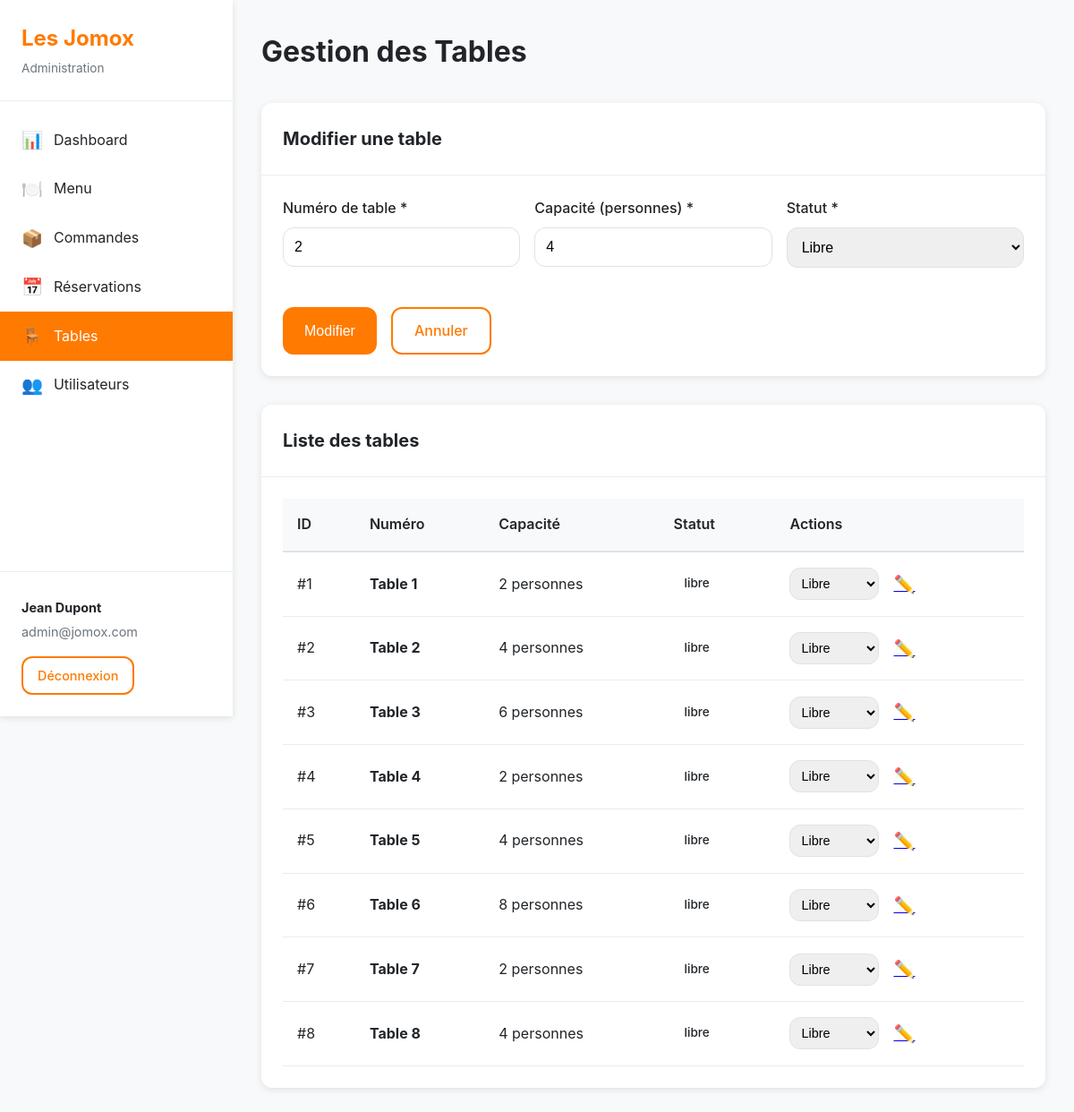
Page /admin/tables.php?edit=2 (signed in) on the committed database.
### tables this page shows
CREATE TABLE table_restaurant (
    id INT AUTO_INCREMENT PRIMARY KEY,
    numero INT NOT NULL UNIQUE,
    capacite INT NOT NULL,
    statut VARCHAR(50) DEFAULT 'libre',
    INDEX idx_numero (numero),
    INDEX idx_statut (statut)
);

### admin/tables.php (the view, shortened to what this page needs)
<?php
require_once __DIR__ . '/includes/functions.php';
$pdo = getPDO();
$editTable = null;
if (isset($_GET['edit'])) {
    $id = intval($_GET['edit']);
    $stmt = $pdo->prepare('SELECT * FROM table_restaurant WHERE id = :id');
    $stmt->execute(['id' => $id]);
    $editTable = $stmt->fetch();
}
$tables = $pdo->query('SELECT * FROM table_restaurant ORDER BY numero')->fetchAll();
require_once __DIR__ . '/includes/header.php';
?>
<div class="card">
    <div class="card-header">
        <h2><?= $editTable ? 'Modifier une table' : 'Ajouter une table' ?></h2>
    </div>
    <div class="card-body">
        <form method="POST" class="form">
            <div class="form-row">
                <div class="form-group">
                    <label>Numéro de table *</label>
                    <input type="number" name="numero" value="<?= e($editTable['numero'] ?? '') ?>" min="1" required>
                </div>
                <div class="form-group">
                    <label>Capacité (personnes) *</label>
                    <input type="number" name="capacite" value="<?= e($editTable['capacite'] ?? '') ?>" min="1" required>
                </div>
                <div class="form-group">
                    <label>Statut *</label>
                    <select name="statut" required>
                        <option value="libre" <?= ($editTable['statut'] ?? 'libre') === 'libre' ? 'selected' : '' ?>>Libre</option>
                    </select>
                </div>
            </div>
            <div class="form-actions">
                <button type="submit" class="btn btn-primary"><?= $editTable ? 'Modifier' : 'Ajouter' ?></button>
                <?php if ($editTable): ?>
                    <a href="tables.php" class="btn btn-outline">Annuler</a>
                <?php endif; ?>
            </div>
        </form>
    </div>
</div>
<div class="card">
    <div class="card-header">
        <h2>Liste des tables</h2>
    </div>
    <div class="card-body">
        <div class="table-responsive">
            <table class="table">
                <thead>
                    <tr>
                        <th>ID</th>
                        <th>Numéro</th>
                        <th>Capacité</th>
                        <th>Statut</th>
                        <th>Actions</th>
                    </tr>
                </thead>
                <tbody>
                    <?php if (empty($tables)): ?>
                        <tr>
                            <td colspan="5" class="text-center text-muted">Aucune table enregistrée</td>
                        </tr>
                    <?php else: ?>
                        <?php foreach ($tables as $table): ?>
                            <tr>
                                <td>#<?= $table['id'] ?></td>
                                <td><strong>Table <?= $table['numero'] ?></strong></td>
                                <td><?= $table['capacite'] ?> personnes</td>
                                <td><?= getStatusBadge($table['statut']) ?></td>
                                <td>
                                    <div class="action-buttons">
                                        <form method="POST" class="form-inline">
                                            <select name="statut" class="form-select-sm" onchange="this.form.submit()">
                                                <option value="libre" <?= $table['statut'] === 'libre' ? 'selected' : '' ?>>Libre</option>
                                            </select>
                                        </form>
                                        <a href="?edit=<?= $table['id'] ?>" class="btn-icon" title="Modifier">✏️</a>
                                    </div>
                                </td>
                            </tr>
                        <?php endforeach; ?>
                    <?php endif; ?>
                </tbody>
            </table>
        </div>
    </div>
</div>
<?php require_once __DIR__ . '/includes/footer.php'; ?>

### admin/includes/functions.php (shortened to what this page needs)
<?php
function getStatusBadge($status) {
    $badges = [
        'en_attente' => '<span class="badge badge-warning">En attente</span>',
        'confirmee' => '<span class="badge badge-success">Confirmée</span>',
        'servie' => '<span class="badge badge-info">Servie</span>',
        'annulee' => '<span class="badge badge-danger">Annulée</span>',
        'libre' => '<span class="badge badge-success">Libre</span>',
        'occupee' => '<span class="badge badge-danger">Occupée</span>',
        'reservee' => '<span class="badge badge-warning">Réservée</span>',
    ];
    return $badges[$status] ?? '<span class="badge">' . htmlspecialchars($status) . '</span>';
}
function e($string) {
    return htmlspecialchars($string ?? '', ENT_QUOTES, 'UTF-8');
}

### admin/assets/css/style.css (style rules this page uses)
:root { --primary: #FF7A00; --primary-dark: #e66a00; --secondary: #6c757d; --success: #28a745; --danger: #dc3545; --warning: #ffc107; --info: #17a2b8; --light: #f8f9fa; --dark: #343a40; --white: #ffffff; --gray-100: #f8f9fa; --gray-200: #e9ecef; --gray-300: #dee2e6; --gray-600: #6c757d; --gray-900: #212529; --shadow: 0 2px 8px rgba(0, 0, 0, 0.1); --shadow-lg: 0 4px 16px rgba(0, 0, 0, 0.15); --radius: 12px; --radius-lg: 16px; }
* { margin: 0; padding: 0; box-sizing: border-box; }
body { font-family: -apple-system, BlinkMacSystemFont, 'Segoe UI', Roboto, 'Helvetica Neue', Arial, sans-serif; background: var(--gray-100); color: var(--gray-900); line-height: 1.6; }
.card { background: var(--white); border-radius: var(--radius); box-shadow: var(--shadow); margin-bottom: 2rem; overflow: hidden; }
.card-header { padding: 1.5rem; border-bottom: 1px solid var(--gray-200); display: flex; justify-content: space-between; align-items: center; }
.card-header h2 { font-size: 1.25rem; color: var(--gray-900); }
.card-body { padding: 1.5rem; }
.form { max-width: 100%; }
.form-group { margin-bottom: 1.25rem; }
.form-group label { display: block; margin-bottom: 0.5rem; font-weight: 500; color: var(--gray-900); }
.form-group input, .form-group textarea, .form-group select { width: 100%; padding: 0.75rem; border: 1px solid var(--gray-300); border-radius: var(--radius); font-size: 1rem; transition: all 0.2s; }
.form-row { display: grid; grid-template-columns: repeat(auto-fit, minmax(200px, 1fr)); gap: 1rem; }
.form-actions { display: flex; gap: 1rem; margin-top: 1.5rem; }
.form-inline { display: inline; }
.form-select-sm { padding: 0.5rem; font-size: 0.9rem; border-radius: var(--radius); border: 1px solid var(--gray-300); }
.btn { display: inline-block; padding: 0.75rem 1.5rem; border: none; border-radius: var(--radius); font-size: 1rem; font-weight: 500; cursor: pointer; transition: all 0.2s; text-decoration: none; text-align: center; }
.btn-primary { background: var(--primary); color: var(--white); }
.btn-outline { background: transparent; color: var(--primary); border: 2px solid var(--primary); }
.btn-icon { background: none; border: none; font-size: 1.2rem; cursor: pointer; padding: 0.25rem 0.5rem; border-radius: var(--radius); transition: all 0.2s; }
.action-buttons { display: flex; gap: 0.5rem; align-items: center; }
.table-responsive { overflow-x: auto; }
.table { width: 100%; border-collapse: collapse; }
.table thead { background: var(--gray-100); }
.table th { padding: 1rem; text-align: left; font-weight: 600; color: var(--gray-900); border-bottom: 2px solid var(--gray-300); }
.table td { padding: 1rem; border-bottom: 1px solid var(--gray-200); }
.badge { display: inline-block; padding: 0.35rem 0.75rem; border-radius: 20px; font-size: 0.85rem; font-weight: 500; }

### rows in the picture
table_restaurant: numero "2", capacite "4", statut "Libre", id "2", statut "libre"
table_restaurant: id "1", numero "1", capacite "2", statut "libre", statut "Libre"
table_restaurant: id "3", numero "3", capacite "6", statut "libre", statut "Libre"
table_restaurant: id "4", numero "4", capacite "2", statut "libre", statut "Libre"
table_restaurant: id "5", numero "5", capacite "4", statut "libre", statut "Libre"
table_restaurant: id "6", numero "6", capacite "8", statut "libre", statut "Libre"
table_restaurant: id "7", numero "7", capacite "2", statut "libre", statut "Libre"
table_restaurant: id "8", numero "8", capacite "4", statut "libre", statut "Libre"

### other values in the picture
$_SESSION['admin_email'] "admin@jomox.com"
$pageTitle "Gestion des Tables"
